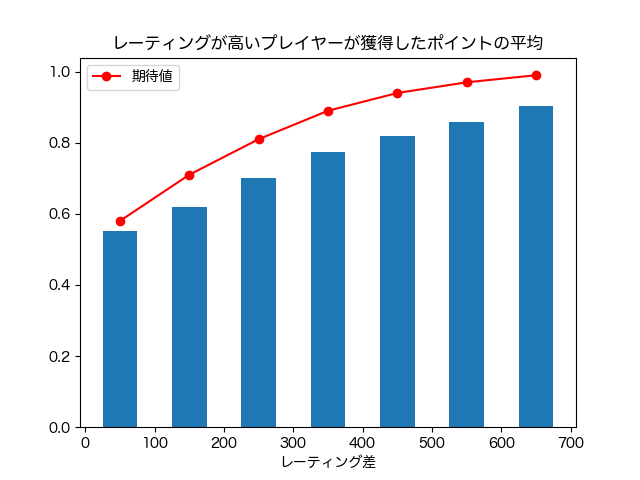

This chart was generated by the following Python code:
"""
games.csv
からupsetがどれくらいあるかを調べる
"""
import csv
import matplotlib.pyplot as plt
from matplotlib import rcParams
rcParams['font.family'] = 'sans-serif'
rcParams['font.sans-serif'] = ['Hiragino Maru Gothic Pro']


def read_data():
    diffs = [] # [(diff, stronger_point)]
    with open("games.tsv", "r") as f:
        reader = csv.reader(f, delimiter="\t")
        header = next(reader)  # skip header
        for row in reader:
            white = int(row[2])
            black = int(row[5])
            if white < 400 or black < 400:
                continue
            diff = abs(white - black)
            point = float(row[7])
            if white <= black:
                point = 1 - point

            diffs.append((diff, point))
    return diffs

def to_hash(diffs):
    print('graph')
    span = 100
    data = {} # data for stronger player,  {max_diff: {win: count, draw: count, loss: count}}
    for i in range(30):
        data[i] = {"win": 0, "draw": 0, "loss": 0}
    for di in diffs:
        d = di[0]
        point = di[1] # point for the stronger player
        a = d // span
        if a in data:
            if point == 1:
                data[a]["win"] += 1
            elif point == 0:
                data[a]["loss"] += 1
            elif point == 0.5:
                data[a]["draw"] += 1
            else:
                print(f"error unexpected point = {point}")
            pass
        else:
            print(f'error: no a = {a}')
    print(data)
    return data

def write_csv(diff_hash):
    head = ["レーティング差", "レーティングが高いプレーヤーの勝ち", "引分", "レーティングが高いプレーヤーの負け"]
    with open('diff.csv', "w") as f:
        writer = csv.writer(f, lineterminator='\n')  # set new line code
        writer.writerow(head)
        
        for i in range(30):
            l = [f"{i*100}~{(i+1)*100}", diff_hash[i]["win"], diff_hash[i]["draw"], diff_hash[i]["loss"]]
            writer.writerow(l)

def graph(diff_hash):
    print()
    avg_points = []
    x_data = []
    for i in range(7):
        d = diff_hash[i]
        total = d["win"] + d['draw'] + d['loss']
        if total == 0:
            avg = 0
        else:
            avg = (d["win"] * 1 + d["draw"] * 0.5) / total
        avg_points.append(avg)
        x_data.append(i * 100 + 50)
    plt.bar(x_data, avg_points, width=50)
    expect_points = [0.58, 0.71, 0.81, 0.89, 0.94, 0.97, 0.99]
    plt.plot(x_data, expect_points, "-or", label="期待値")
    plt.title('レーティングが高いプレーヤーが獲得したポイントの平均')
    plt.xlabel('レーティング差')

    plt.legend()
    # plt.show()
    plt.savefig('upset.png')

if __name__ == '__main__':
    print('hello python')
    data = read_data()
    data = to_hash(data)
    # write_csv(data)
    graph(data)